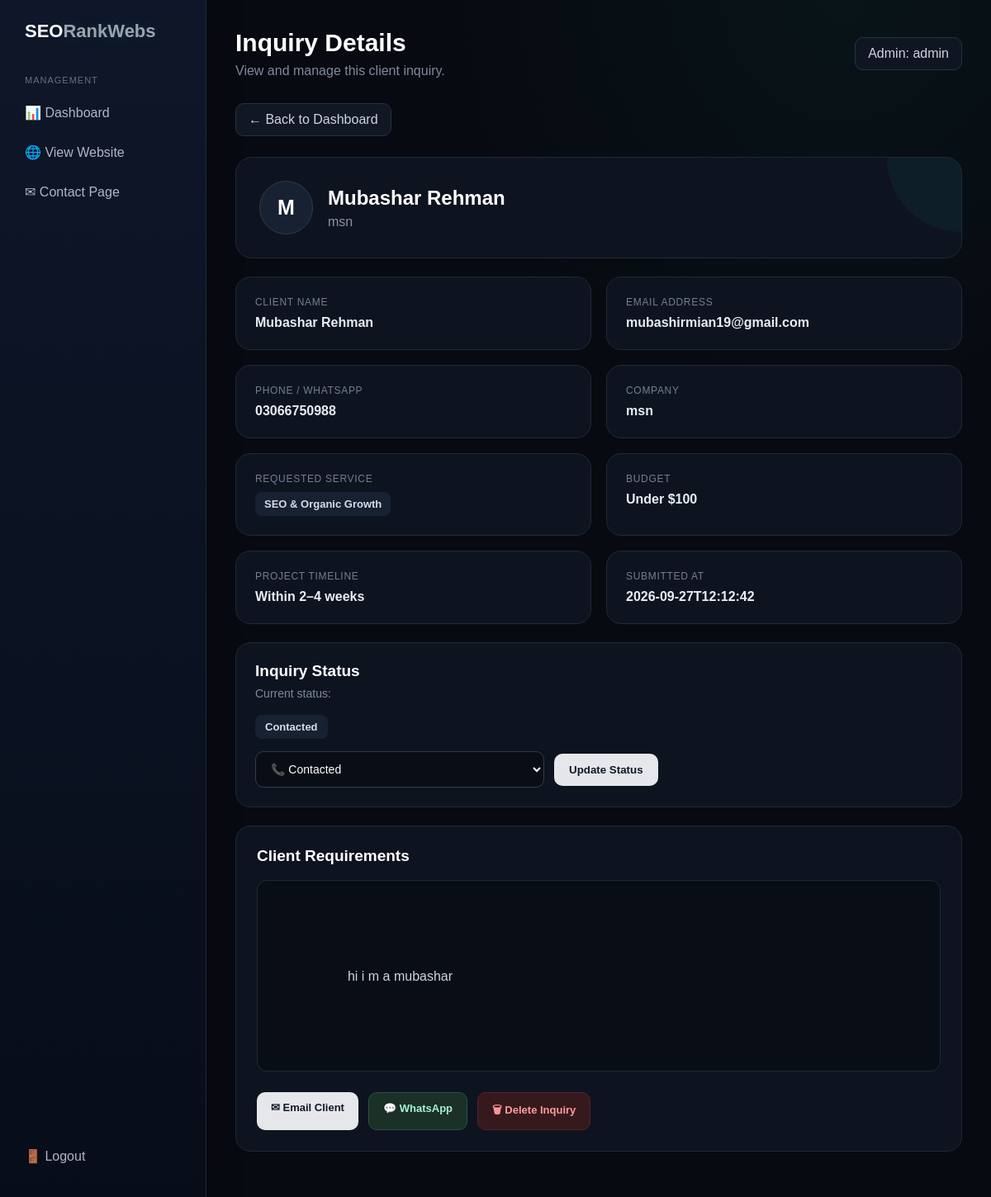
The page /admin/inquiry/1 (signed in) on the database its author committed.
### tables this page shows
CREATE TABLE inquiries (
            id INTEGER PRIMARY KEY AUTOINCREMENT,
            name TEXT NOT NULL,
            email TEXT NOT NULL,
            phone TEXT,
            company TEXT,
            service TEXT NOT NULL,
            budget TEXT,
            timeline TEXT,
            details TEXT NOT NULL,
            created_at TEXT NOT NULL
        , status TEXT NOT NULL DEFAULT 'New');

### app.py (the view)
@app.get("/admin/inquiry/<int:inquiry_id>")
@admin_required
def view_inquiry(inquiry_id):
    conn = get_db_connection()
    inquiry = conn.execute("""
        SELECT *
        FROM inquiries
        WHERE id = ?
    """, (inquiry_id,)).fetchone()
    conn.close()
    if inquiry is None:
        flash("Inquiry not found.", "error")
        return redirect(url_for("admin_dashboard"))
    return render_template(
        "admin_inquiry.html",
        inquiry=inquiry
    )

### app.py (called while the page is built)
def get_db_connection():
    conn = sqlite3.connect(DATABASE)
    conn.row_factory = sqlite3.Row
    return conn

def admin_required(view):
    @wraps(view)
    def wrapped_view(*args, **kwargs):
        if not session.get("admin_logged_in"):
            return redirect(url_for("admin_login"))
        return view(*args, **kwargs)
    return wrapped_view

### templates/admin_inquiry.html (shortened to what this page needs)
<!DOCTYPE html>
<html lang="en">
<head>
</head>
<body>
<div class="layout">
    <aside class="sidebar">
        <div class="brand">
            SEO<span>RankWebs</span>
        </div>
        <div class="nav-title">
            Management
        </div>
        <a href="{{ url_for('admin_dashboard') }}" class="nav-link">
            📊 Dashboard
        </a>
        <a href="{{ url_for('home') }}" class="nav-link">
            🌐 View Website
        </a>
        <a href="{{ url_for('contact') }}" class="nav-link">
            ✉ Contact Page
        </a>
        <div class="logout">
            <a href="{{ url_for('admin_logout') }}" class="nav-link">
                🚪 Logout
            </a>
        </div>
    </aside>
    <main class="main">
        <div class="topbar">
            <div>
                <h1>Inquiry Details</h1>
                <p>View and manage this client inquiry.</p>
            </div>
            <div class="admin-badge">
                Admin: {{ session.get("admin_username", "Admin") }}
            </div>
        </div>
        <a href="{{ url_for('admin_dashboard') }}" class="back-button">
            ← Back to Dashboard
        </a>
        <section class="profile-card">
            <div class="profile-header">
                <div class="avatar">
                    {{ inquiry["name"][0]|upper if inquiry["name"] else "C" }}
                </div>
                <div class="profile-info">
                    <h2>
                        {{ inquiry["name"] or "Unknown Client" }}
                    </h2>
                    {% if inquiry["company"] %}
                        <p>{{ inquiry["company"] }}</p>
                    {% else %}
                        <p>Client Inquiry</p>
                    {% endif %}
                </div>
            </div>
        </section>
        <section class="details-grid">
            <div class="detail-card">
                <div class="detail-label">
                    Client Name
                </div>
                <div class="detail-value">
                    {{ inquiry["name"] or "—" }}
                </div>
            </div>
            <div class="detail-card">
                <div class="detail-label">
                    Email Address
                </div>
                <div class="detail-value">
                    {{ inquiry["email"] or "—" }}
                </div>
            </div>
            <div class="detail-card">
                <div class="detail-label">
                    Phone / WhatsApp
                </div>
                <div class="detail-value">
                    {{ inquiry["phone"] or "—" }}
                </div>
            </div>
            <div class="detail-card">
                <div class="detail-label">
                    Company
                </div>
                <div class="detail-value">
                    {{ inquiry["company"] or "—" }}
                </div>
            </div>
            <div class="detail-card">
                <div class="detail-label">
                    Requested Service
                </div>
                <div class="detail-value">
                    {% if inquiry["service"] %}
                        <span class="service-badge">
                            {{ inquiry["service"] }}
                        </span>
                    {% else %}
                        <span class="muted">—</span>
                    {% endif %}
                </div>
            </div>
            <div class="detail-card">
                <div class="detail-label">
                    Budget
                </div>
                <div class="detail-value">
                    {{ inquiry["budget"] or "—" }}
                </div>
            </div>
            <div class="detail-card">
                <div class="detail-label">
                    Project Timeline
                </div>
                <div class="detail-value">
                    {{ inquiry["timeline"] or "—" }}
                </div>
            </div>
            <div class="detail-card">
                <div class="detail-label">
                    Submitted At
                </div>
                <div class="detail-value">
                    {{ inquiry["created_at"] or "—" }}
                </div>
            </div>
        </section>
        <section class="status-card">
            <h3>Inquiry Status</h3>
            <p>
                Current status:
            </p>
            <div class="current-status">
                {{ inquiry["status"] or "New" }}
            </div>
            <form
                method="POST"
                action="{{ url_for('update_inquiry_status', inquiry_id=inquiry['id']) }}"
                class="status-form"
            >
                <select
                    name="status"
                    class="status-select"
                    required
                >
                    <option value="Contacted"
                        {% if inquiry["status"] == "Contacted" %}
                            selected
                        {% endif %}
                    >
                        📞 Contacted
                    </option>
                </select>
                <button
                    type="submit"
                    class="update-status-btn"
                >
                    Update Status
                </button>
            </form>
        </section>
        <section class="details-panel">
            <h3>
                Client Requirements
            </h3>
            <div class="message-box">
                {% if inquiry["details"] %}
                    {{ inquiry["details"] }}
                {% else %}
                    <span class="muted">
                        No additional requirements were provided.
                    </span>
                {% endif %}
            </div>
            <div class="actions">
                {% if inquiry["email"] %}
                    <a
                        href="mailto:{{ inquiry['email'] }}"
                        class="btn email-btn"
                    >
                        ✉ Email Client
                    </a>
                {% endif %}
                {% if inquiry["phone"] %}
                    <a
                        href="https://wa.me/{{ inquiry['phone']|replace('+', '')|replace(' ', '')|replace('-', '') }}"
                        target="_blank"
                        rel="noopener noreferrer"
                        class="btn whatsapp-btn"
                    >
                        💬 WhatsApp
                    </a>
                {% endif %}
                <form
                    method="POST"
                    action="{{ url_for('delete_inquiry', inquiry_id=inquiry['id']) }}"
                    onsubmit="return confirm('Are you sure you want to permanently delete this inquiry?');"
                    style="margin: 0;"
                >
                    <button
                        type="submit"
                        class="btn delete-btn"
                    >
                        🗑 Delete Inquiry
                    </button>
                </form>
            </div>
        </section>
    </main>
</div>
</body>
</html>

### rows shown on the page
inquiries: name "M", name "Mubashar Rehman", company "msn", email "mubashirmian19@gmail.com", phone "03066750988", service "SEO & Organic Growth", budget "Under $100", timeline "Within 2–4 weeks", created_at "2026-09-27T12:12:42", status "Contacted", status "📞 Contacted", details "hi i m a mubashar"

### other values the page prints
{{ session.get("admin_username", "Admin") }} "admin"
